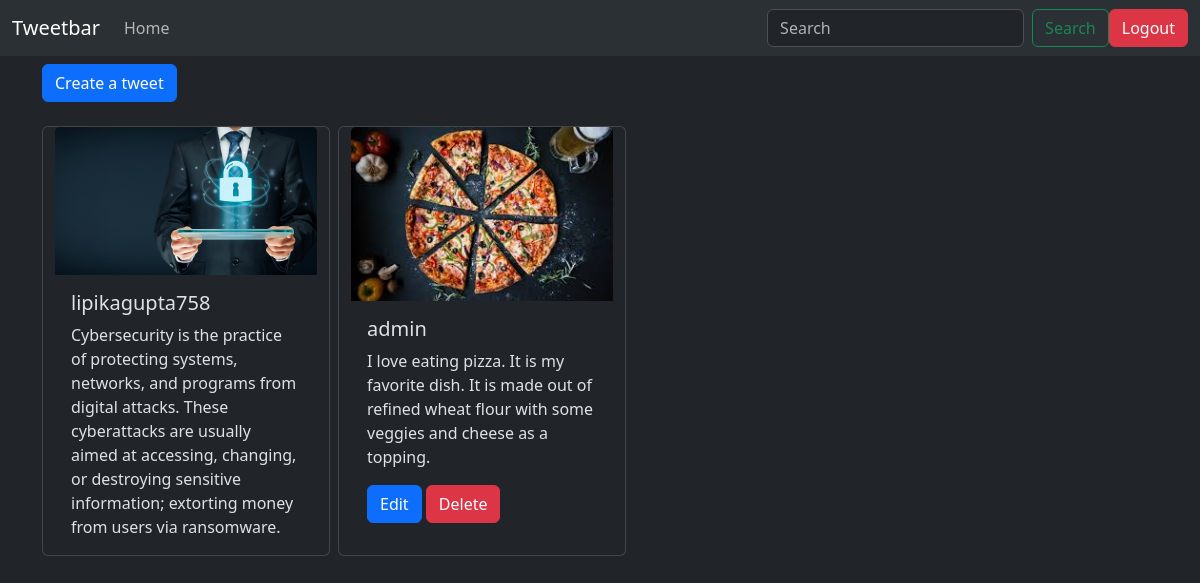
The app's page / (signed in) with its own data.
### tweet/models.py (models this page shows, shortened)
class Tweet(models.Model):
    user= models.ForeignKey(User, on_delete=models.CASCADE)
    text= models.TextField(max_length=240)
    photo= models.ImageField(upload_to='photos/', blank= True, null=True)
    created_at= models.DateTimeField(auto_now_add=True)
    updated_at= models.DateTimeField(auto_now=True)

### tweet/views.py (the view)
# urls.py: path('', views.tweet_list, name= 'tweet_list'),
def tweet_list(request):
    tweets= Tweet.objects.all().order_by('-created_at')
    return render(request, 'tweet_list.html', {'tweets': tweets})

### tweet/templates/tweet_list.html (shortened to what this page needs)
{% extends "layout.html" %}
{% block content %}
<a class="btn btn-primary mb-4 mt-2 mt-2" href= "{% url 'tweet_create' %}">Create a tweet </a>
<div class= "container row column-gap-2">
{% for tweet in tweets %}
<div class="card" style="width: 18rem;  ">
  <img src="{{tweet.photo.url}}" class="card-img-top" alt="...">
  <div class="card-body">
    <h5 class="card-title">{{tweet.user.username}}</h5>
    <p class="card-text">{{tweet.text}}</p>
    {% if tweet.user == user %}
    <a href="{% url 'tweet_edit' tweet.id %}" class="btn btn-primary">Edit</a>
    <a href="{% url 'tweet_delete' tweet.id %}" class="btn btn-danger">Delete</a>
    {% endif%}
  </div>
</div>
{% endfor %}
</div>
{% endblock %}

### records on screen
Tweet: photo (picture), user.username "lipikagupta758", text "Cybersecurity is the practice of protecting systems, networks, and programs from digital attacks. These cyberattacks are usually aimed at accessing, changing, or destroying sensitive information; extorting money from users via ransomware."
Tweet: photo (picture), user.username "admin", text "I love eating pizza. It is my favorite dish. It is made out of refined wheat flour with some veggies and cheese as a topping.", shows "Edit"
